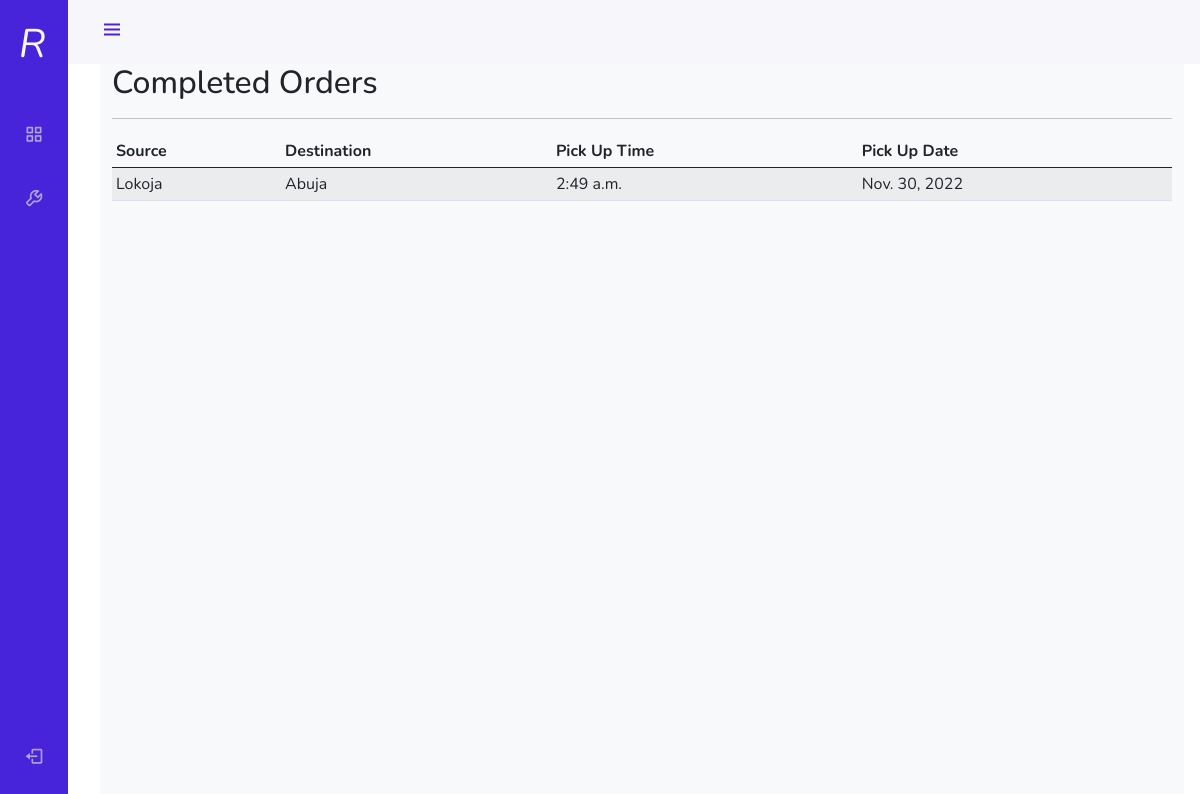
/rider/completed/ (signed in), run on the app's committed database.
### orders/models.py (models this page shows, shortened)
class Orders(models.Model):
    ORDER_CHOICES = (
        ('pending', 'pending'),
        ('received', 'received'),
        ('completed', 'completed'),
        ('cancelled', 'cancelled')
    )
    booking_id = models.CharField(max_length=6, blank=True, null=True, unique=True)
    booker = models.ForeignKey(User, related_name='booker', on_delete = models.CASCADE)
    source = models.ForeignKey(Source, on_delete=models.CASCADE)
    destination = models.ForeignKey(Destination, on_delete=models.CASCADE)
    pick_up_time = models.TimeField(auto_now=False, auto_now_add=False)
    pick_up_date = models.DateField(auto_now=False, auto_now_add=False)
    address = models.TextField(max_length=50)
    order_status = models.CharField(choices=ORDER_CHOICES, default='pending', max_length=50)
    payed = models.BooleanField(default=False, null=True, blank=True)
    rider = models.ForeignKey(User, related_name='rider', on_delete=models.CASCADE, null=True, blank=True)
    price = models.IntegerField()

class Source(models.Model):
    name = models.CharField(max_length=50,unique=True, editable=False)
    def __str__(self):
        return self.name

class Destination(models.Model):
    name = models.CharField(max_length=50,unique=True, editable=False)
    def __str__(self):
        return self.name

### rider/views.py (the view)
# urls.py: path('completed/', views.completed_orders, name='completed_orders'),
def completed_orders(request):
    try:
        completed_order = Orders.objects.filter(rider = request.user, order_status="completed")
    except Orders.DoesNotExist:
        completed_order = None
    context = {
        'order': completed_order
    }
    return render(request, 'rider/completedorders.html', context)

### templates/rider/completedorders.html (shortened to what this page needs)
{% extends 'base.html' %}
{% load crispy_forms_tags %}
{% load static %}
{% block content %}
<div class="container col-md-12">
    <h2>Completed Orders</h2>
    <hr>
    <div class="table-responsive">
            <table class="table table-striped table-hover table-sm">
                <thead class="bg-default">
                <tr>
                    <th>Source</th>
                    <th>Destination</th>
                    <th>Pick Up Time</th>
                    <th>Pick Up Date</th>
                </tr>
                </thead>
                <tbody>
                {% for order in order %}
                <tr>
                    <td> {{order.source}}</td>
                    <td>{{order.destination}}</td>
                    <td>{{order.pick_up_time}}</td>
                    <td>{{order.pick_up_date}}</td>
                </tr>
                {% endfor %}
                </tbody>
            </table>
        </div>
        </div>
</div>
{% endblock content %}

### templates/base.html (style rules this page uses)
:root { --header-height: 3rem; --nav-width: 68px; --first-color: #4723D9; --first-color-light: #AFA5D9; --white-color: #F7F6FB; --body-font: 'Nunito', sans-serif; --normal-font-size: 1rem; --z-fixed: 100 }
body { position: relative; margin: var(--header-height) 0 0 0; padding: 0 1rem; font-family: var(--body-font); font-size: var(--normal-font-size); transition: .5s }
@media screen and (min-width: 768px) { body { margin: calc(var(--header-height) + 1rem) 0 0 0; padding-left: calc(var(--nav-width) + 2rem) } }

### data on the page
Orders: source "Lokoja", destination "Abuja", pick_up_time "2:49 a.m.", pick_up_date "Nov. 30, 2022"
